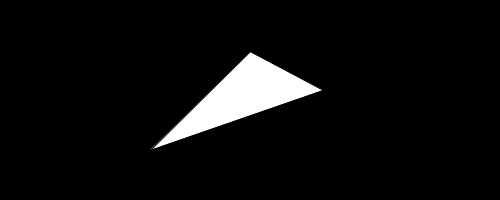
Frame 1 (no input)
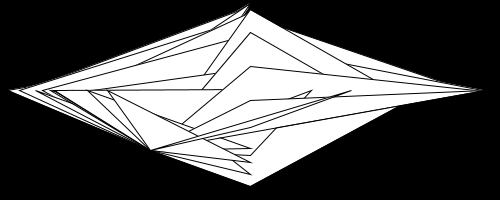
Frame 60 (the mouse pressed at the canvas centre just before this capture)
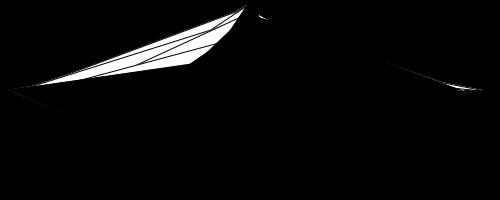
Frame 120 (the mouse held since frame 60 and released just before this capture)

The Processing sketch that drew these frames (run headless with seeded random() and noise(); from frame 60 on, the mouse is pressed at the canvas centre):

// Processing sketch: processing_30390
// ── processing_30390.pde

void setup() {
size(500, 200);                 // tamanho da janela
background (0);                 //cor de fundo

smooth();
}
void draw() {                  //funçoes do void setup - draw
if (mousePressed) {            //condição do rato
fill(0);
} else {
fill(255);
}
triangle (random(width), 90,150,150,250,random (height)); //objectos desenhados

}
